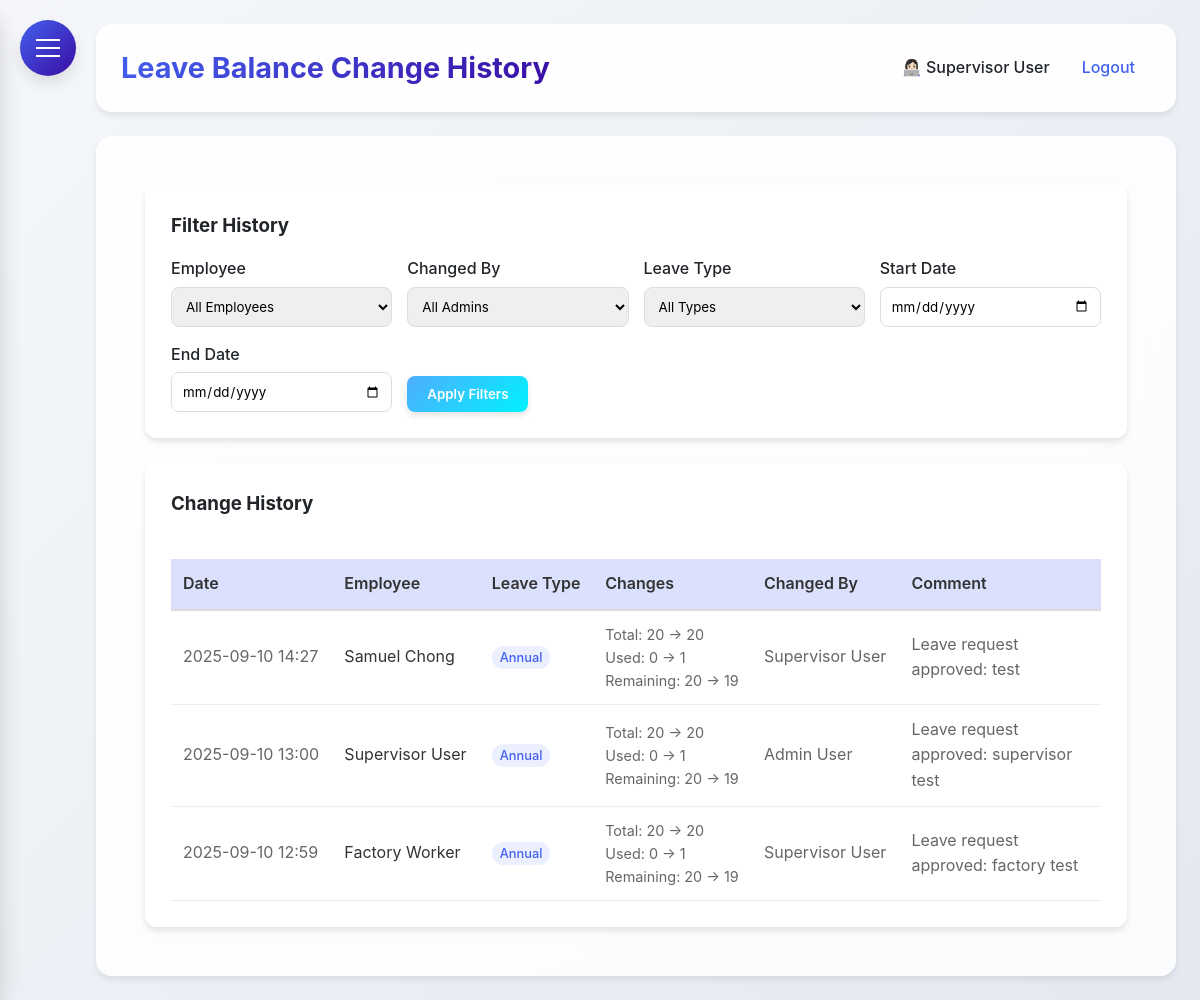
Screenshot of /leave_balance_history (signed in) with the database file from the repository.
### HerculesSystem.py (models this page shows, shortened)
class Employee(UserMixin, db.Model):
    id = db.Column(db.Integer, primary_key=True)
    username = db.Column(db.String(80), unique=True, nullable=False)
    password = db.Column(db.String(120), nullable=False)
    full_name = db.Column(db.String(120), nullable=False)
    email = db.Column(db.String(120), unique=True, nullable=False)
    nationality = db.Column(db.String(80), nullable=False)
    employee_id = db.Column(db.String(80), unique=True, nullable=False)
    hire_date = db.Column(db.Date)
    is_admin = db.Column(db.Boolean, default=False)
    user_type = db.Column(db.String(20), default='employee')
    last_clock_in = db.Column(db.DateTime)
    last_clock_out = db.Column(db.DateTime)
    last_lunch_start = db.Column(db.DateTime)
    last_lunch_end = db.Column(db.DateTime)
    leave_balances = db.relationship('LeaveBalance', back_populates='employee', lazy=True)

class LeaveBalanceHistory(db.Model):
    id = db.Column(db.Integer, primary_key=True)
    employee_id = db.Column(db.Integer, db.ForeignKey('employee.id'), nullable=False)
    admin_id = db.Column(db.Integer, db.ForeignKey('employee.id'), nullable=False)
    leave_type = db.Column(db.String(20), nullable=False)
    old_total = db.Column(db.Integer, default=0)
    new_total = db.Column(db.Integer, default=0)
    old_used = db.Column(db.Integer, default=0)
    new_used = db.Column(db.Integer, default=0)
    old_remaining = db.Column(db.Integer, default=0)
    new_remaining = db.Column(db.Integer, default=0)
    comment = db.Column(db.Text)
    created_at = db.Column(db.DateTime, default=datetime.utcnow)
    employee = db.relationship('Employee', foreign_keys=[employee_id], backref=db.backref('balance_changes', lazy=True))
    admin = db.relationship('Employee', foreign_keys=[admin_id])

### HerculesSystem.py (the view)
@app.route('/leave_balance_history')
@login_required
def leave_balance_history():
    if current_user.user_type not in ['admin', 'supervisor']:
        flash('You do not have permission to view leave balance history.', 'danger')
        return redirect(url_for('leaves'))
    employee_id = request.args.get('employee_id', '')
    admin_id = request.args.get('admin_id', '')
    leave_type = request.args.get('leave_type', '')
    start_date = request.args.get('start_date', '')
    end_date = request.args.get('end_date', '')
    query = LeaveBalanceHistory.query
    if employee_id:
        query = query.filter(LeaveBalanceHistory.employee_id == employee_id)
    if admin_id:
        query = query.filter(LeaveBalanceHistory.admin_id == admin_id)
    if leave_type:
        query = query.filter(LeaveBalanceHistory.leave_type == leave_type)
    if start_date:
        try:
            start_date_obj = datetime.strptime(start_date, '%d-%m-%y')
            query = query.filter(LeaveBalanceHistory.created_at >= start_date_obj)
        except ValueError:
            pass
    if end_date:
        try:
            end_date_obj = datetime.strptime(end_date, '%d-%m-%y')
            query = query.filter(LeaveBalanceHistory.created_at <= end_date_obj)
        except ValueError:
            pass
    history_records = query.order_by(LeaveBalanceHistory.created_at.desc()).all()
    employees = Employee.query.all()
    admins = Employee.query.filter(Employee.user_type.in_(['admin', 'supervisor'])).all()
    return render_template('leave_balance_history.html',
                         history_records=history_records,
                         employees=employees,
                         admins=admins)

### HerculesSystem.py (called while the page is built)
@app.after_request
def add_security_headers(response):
    response.headers['Permissions-Policy'] = 'geolocation=()'
    return response

@login_manager.user_loader
def load_user(user_id):
    return db.session.get(Employee, int(user_id))

@app.context_processor
def inject_now():
    return {'now': datetime.utcnow()}

@app.before_request
def before_request():
    if request.url.startswith('https://'):
        new_url = request.url.replace('https://', 'http://', 1)
        return redirect(new_url, code=301)

### templates/leave_balance_history.html (shortened to what this page needs)
{% extends "base.html" %}
{% block content %}
<div class="dashboard-container">
    <div class="glass" style="padding: 25px; border-radius: 12px; margin-bottom: 25px;">
        <h3 style="margin-bottom: 15px;">Filter History</h3>
        <form method="GET" action="{{ url_for('leave_balance_history') }}">
            <div style="display: grid; grid-template-columns: repeat(auto-fit, minmax(200px, 1fr)); gap: 15px; align-items: end;">
                <div>
                    <label style="display: block; margin-bottom: 5px; font-weight: 500;">Employee</label>
                    <select name="employee_id" style="width: 100%; padding: 10px; border-radius: 8px; border: 1px solid #ddd;">
                        <option value="">All Employees</option>
                    </select>
                </div>
                <div>
                    <label style="display: block; margin-bottom: 5px; font-weight: 500;">Changed By</label>
                    <select name="admin_id" style="width: 100%; padding: 10px; border-radius: 8px; border: 1px solid #ddd;">
                        <option value="">All Admins</option>
                    </select>
                </div>
                <div>
                    <label style="display: block; margin-bottom: 5px; font-weight: 500;">Leave Type</label>
                    <select name="leave_type" style="width: 100%; padding: 10px; border-radius: 8px; border: 1px solid #ddd;">
                        <option value="">All Types</option>
                    </select>
                </div>
                <div>
                    <label style="display: block; margin-bottom: 5px; font-weight: 500;">Start Date</label>
                    <input type="date" name="start_date" value="{{ request.args.get('start_date', '') }}" style="width: 100%; padding: 10px; border-radius: 8px; border: 1px solid #ddd;">
                </div>
                <div>
                    <label style="display: block; margin-bottom: 5px; font-weight: 500;">End Date</label>
                    <input type="date" name="end_date" value="{{ request.args.get('end_date', '') }}" style="width: 100%; padding: 10px; border-radius: 8px; border: 1px solid #ddd;">
                </div>
                <div style="display: flex; gap: 10px;">
                    <button type="submit" class="btn" style="background: linear-gradient(135deg, #4facfe 0%, #00f2fe 100%);">
                        Apply Filters
                    </button>
                </div>
            </div>
        </form>
    </div>
    <div class="glass" style="padding: 25px; border-radius: 12px;">
        <h3 style="margin-bottom: 20px;">Change History</h3>
        {% if history_records %}
        <div style="overflow-x: auto;">
            <table style="width: 100%; border-collapse: collapse;">
                <thead>
                    <tr style="background: rgba(67, 97, 238, 0.1);">
                        <th style="padding: 12px; text-align: left; border-bottom: 2px solid #ddd; font-weight: 600;">Date</th>
                        <th style="padding: 12px; text-align: left; border-bottom: 2px solid #ddd; font-weight: 600;">Employee</th>
                        <th style="padding: 12px; text-align: left; border-bottom: 2px solid #ddd; font-weight: 600;">Leave Type</th>
                        <th style="padding: 12px; text-align: left; border-bottom: 2px solid #ddd; font-weight: 600;">Changes</th>
                        <th style="padding: 12px; text-align: left; border-bottom: 2px solid #ddd; font-weight: 600;">Changed By</th>
                        <th style="padding: 12px; text-align: left; border-bottom: 2px solid #ddd; font-weight: 600;">Comment</th>
                    </tr>
                </thead>
                <tbody>
                    {% for record in history_records %}
                    <tr>
                        <td style="padding: 12px; border-bottom: 1px solid #eee; color: #666;">{{ record.created_at.strftime('%Y-%m-%d %H:%M') }}</td>
                        <td style="padding: 12px; border-bottom: 1px solid #eee; color: #333;">{{ record.employee.full_name }}</td>
                        <td style="padding: 12px; border-bottom: 1px solid #eee;">
                            <span style="
                                padding: 4px 8px;
                                border-radius: 12px;
                                font-size: 0.8rem;
                                font-weight: 500;
                                background: rgba(67, 97, 238, 0.1);
                                color: #4361ee;
                                text-transform: capitalize;
                            ">
                                {{ record.leave_type }}
                            </span>
                        </td>
                        <td style="padding: 12px; border-bottom: 1px solid #eee;">
                            <div style="font-size: 0.9rem;">
                                <div>Total: {{ record.old_total }} → {{ record.new_total }}</div>
                                <div>Used: {{ record.old_used }} → {{ record.new_used }}</div>
                                <div>Remaining: {{ record.old_remaining }} → {{ record.new_remaining }}</div>
                            </div>
                        </td>
                        <td style="padding: 12px; border-bottom: 1px solid #eee; color: #666;">{{ record.admin.full_name }}</td>
                        <td style="padding: 12px; border-bottom: 1px solid #eee; color: #666; max-width: 200px;">{{ record.comment or 'No comment' }}</td>
                    </tr>
                    {% endfor %}
                </tbody>
            </table>
        </div>
        {% else %}
        <p style="text-align: center; color: #666; padding: 40px;">No history records found.</p>
        {% endif %}
    </div>
</div>
{% endblock %}

### templates/base.html (shortened to what this page needs)
<!DOCTYPE html>
<html lang="en">
<head>
</head>
<body>
    <div class="hamburger-menu" id="hamburgerMenu">
        <span></span>
    </div>
    <div class="main-content" id="mainContent">
        <div class="header">
            <h1>{% block header %}Hercules HR{% endblock %}</h1>
            <div class="user-info">
                {% if current_user.is_authenticated %}
                <span>👩🏻‍💻 {{ current_user.full_name }}</span>
                <a href="{{ url_for('logout') }}">Logout</a>
                {% else %}
                <a href="{{ url_for('login') }}">Login</a>
                {% endif %}
            </div>
        </div>
        <div class="content">
            {% block content %}{% endblock %}
        </div>
    </div>
</body>
</html>

### templates/base.html (style rules this page uses)
:root { --primary: #4361ee; --secondary: #3a0ca3; --accent: #7209b7; --success: #4cc9f0; --danger: #f72585; --warning: #fca311; --info: #4895ef; --light: #f8f9fa; --dark: #212529; --gray: #6c757d; --gradient-primary: linear-gradient(135deg, #4361ee, #3a0ca3); --sidebar-gradient: linear-gradient(135deg, #4361ee, #3a0ca3); --gradient-accent: linear-gradient(135deg, #7209b7, #f72585); --shadow-sm: 0 4px 6px rgba(0, 0, 0, 0.07); --shadow-md: 0 8px 15px rgba(0, 0, 0, 0.1); --shadow-lg: 0 15px 25px rgba(0, 0, 0, 0.15); --border-radius: 12px; --border-radius-lg: 16px; --border-radius-xl: 20px; --sidebar-radius: 20px; --dark-bg: #1a1f35; --dark-container: #252a40; }
* { margin: 0; padding: 0; box-sizing: border-box; font-family: 'Inter', 'Segoe UI', system-ui, -apple-system, sans-serif; }
body { display: flex; min-height: 100vh; background: linear-gradient(135deg, #f5f7fa 0%, #e4e8f0 100%); color: var(--dark); line-height: 1.6; transition: background 0.3s ease, color 0.3s ease; }
.glass { background: rgba(255, 255, 255, 0.85); backdrop-filter: blur(10px); border-radius: var(--border-radius); border: 1px solid rgba(255, 255, 255, 0.2); box-shadow: var(--shadow-sm); transition: background 0.3s ease, border 0.3s ease; }
.hamburger-menu { position: fixed; top: 20px; left: 20px; z-index: 1000; cursor: pointer; background: var(--gradient-primary); border-radius: 50%; width: 56px; height: 56px; display: flex; align-items: center; justify-content: center; box-shadow: var(--shadow-md); transition: all 0.3s ease; }
.hamburger-menu span { display: block; width: 24px; height: 2px; background: #fff; position: relative; transition: all 0.3s cubic-bezier(0.4, 0, 0.2, 1); }
.hamburger-menu span:before, .hamburger-menu span:after { content: ''; position: absolute; width: 24px; height: 2px; background: #fff; transition: all 0.3s cubic-bezier(0.4, 0, 0.2, 1); }
.hamburger-menu span:before { top: -8px; }
.hamburger-menu span:after { top: 8px; }
.main-content { flex: 1; padding: 24px; margin-left: 0; transition: margin-left 0.3s cubic-bezier(0.4, 0, 0.2, 1); padding-left: 96px; }
.header { background: rgba(255, 255, 255, 0.9); backdrop-filter: blur(10px); padding: 20px 24px; border-radius: var(--border-radius-lg); box-shadow: var(--shadow-sm); display: flex; justify-content: space-between; align-items: center; margin-bottom: 24px; border: 1px solid rgba(255, 255, 255, 0.2); transition: background 0.3s ease, border 0.3s ease; }
.header h1 { font-size: 1.8rem; font-weight: 700; background: var(--gradient-primary); -webkit-background-clip: text; background-clip: text; color: transparent; }
.user-info { display: flex; align-items: center; gap: 16px; }
.user-info span { color: var(--dark); font-weight: 500; }
.user-info a { color: var(--primary); text-decoration: none; font-weight: 500; transition: all 0.2s ease; padding: 8px 16px; border-radius: 8px; }
.content { background: rgba(255, 255, 255, 0.85); backdrop-filter: blur(10px); padding: 28px; border-radius: var(--border-radius-lg); box-shadow: var(--shadow-sm); border: 1px solid rgba(255, 255, 255, 0.2); transition: background 0.3s ease, border 0.3s ease; }
.btn { display: inline-block; padding: 12px 24px; border-radius: var(--border-radius); text-decoration: none; font-weight: 600; transition: all 0.3s ease; border: none; cursor: pointer; box-shadow: var(--shadow-sm); }
table { color: var(--dark); }
.content { animation: fadeIn 0.4s ease-out; }

### templates/leave_balance_history.html (style rules this page uses)
.dashboard-container { width: 100%; padding: 20px; }
.glass { background: rgba(255, 255, 255, 0.8); backdrop-filter: blur(10px); box-shadow: 0 4px 6px rgba(0, 0, 0, 0.1); }
.btn { display: inline-block; padding: 10px 20px; border-radius: 8px; text-decoration: none; font-weight: 600; transition: all 0.3s ease; color: white; box-shadow: 0 4px 6px rgba(0, 0, 0, 0.1); border: none; cursor: pointer; }
table { width: 100%; border-collapse: collapse; margin-top: 20px; }
th { background: rgba(67, 97, 238, 0.1); padding: 12px; text-align: left; border-bottom: 2px solid #ddd; font-weight: 600; color: #333; }
td { padding: 12px; border-bottom: 1px solid #eee; color: #666; }

### rows the page displays
Employee: full_name "Supervisor User"
LeaveBalanceHistory: created_at "2025-09-10 14:27", employee.full_name "Samuel Chong", leave_type "Annual", old_total "20", new_total "20", old_used "0", new_used "1", old_remaining "20", new_remaining "19", admin.full_name "Supervisor User", comment "Leave request approved: test"
LeaveBalanceHistory: created_at "2025-09-10 13:00", employee.full_name "Supervisor User", leave_type "Annual", old_total "20", new_total "20", old_used "0", new_used "1", old_remaining "20", new_remaining "19", admin.full_name "Admin User", comment "Leave request approved: supervisor test"
LeaveBalanceHistory: created_at "2025-09-10 12:59", employee.full_name "Factory Worker", leave_type "Annual", old_total "20", new_total "20", old_used "0", new_used "1", old_remaining "20", new_remaining "19", admin.full_name "Supervisor User", comment "Leave request approved: factory test"
